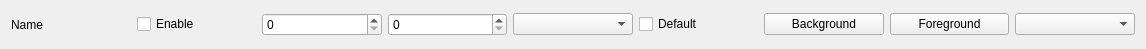
<?xml version="1.0" encoding="UTF-8"?>
<ui version="4.0">
 <class>OverlaySettingWidget</class>
 <widget class="QWidget" name="Form">
  <property name="geometry">
   <rect>
    <x>0</x>
    <y>0</y>
    <width>1146</width>
    <height>49</height>
   </rect>
  </property>
  <property name="windowTitle">
   <string>Form</string>
  </property>
  <layout class="QHBoxLayout" name="horizontalLayout">
   <item>
    <widget class="QLabel" name="lbName">
     <property name="text">
      <string>Name</string>
     </property>
    </widget>
   </item>
   <item>
    <widget class="QCheckBox" name="cbEnabled">
     <property name="text">
      <string>Enable</string>
     </property>
    </widget>
   </item>
   <item>
    <widget class="QSpinBox" name="sbXAxis"/>
   </item>
   <item>
    <widget class="QSpinBox" name="sbYAxis"/>
   </item>
   <item>
    <widget class="QComboBox" name="cbAlignment"/>
   </item>
   <item>
    <widget class="QCheckBox" name="cbColorDefault">
     <property name="text">
      <string>Default</string>
     </property>
    </widget>
   </item>
   <item>
    <widget class="QPushButton" name="pbBackground">
     <property name="text">
      <string>Background</string>
     </property>
    </widget>
   </item>
   <item>
    <widget class="QPushButton" name="pbForeground">
     <property name="text">
      <string>Foreground</string>
     </property>
    </widget>
   </item>
   <item>
    <widget class="QComboBox" name="cbLink"/>
   </item>
  </layout>
 </widget>
 <resources/>
 <connections/>
</ui>
